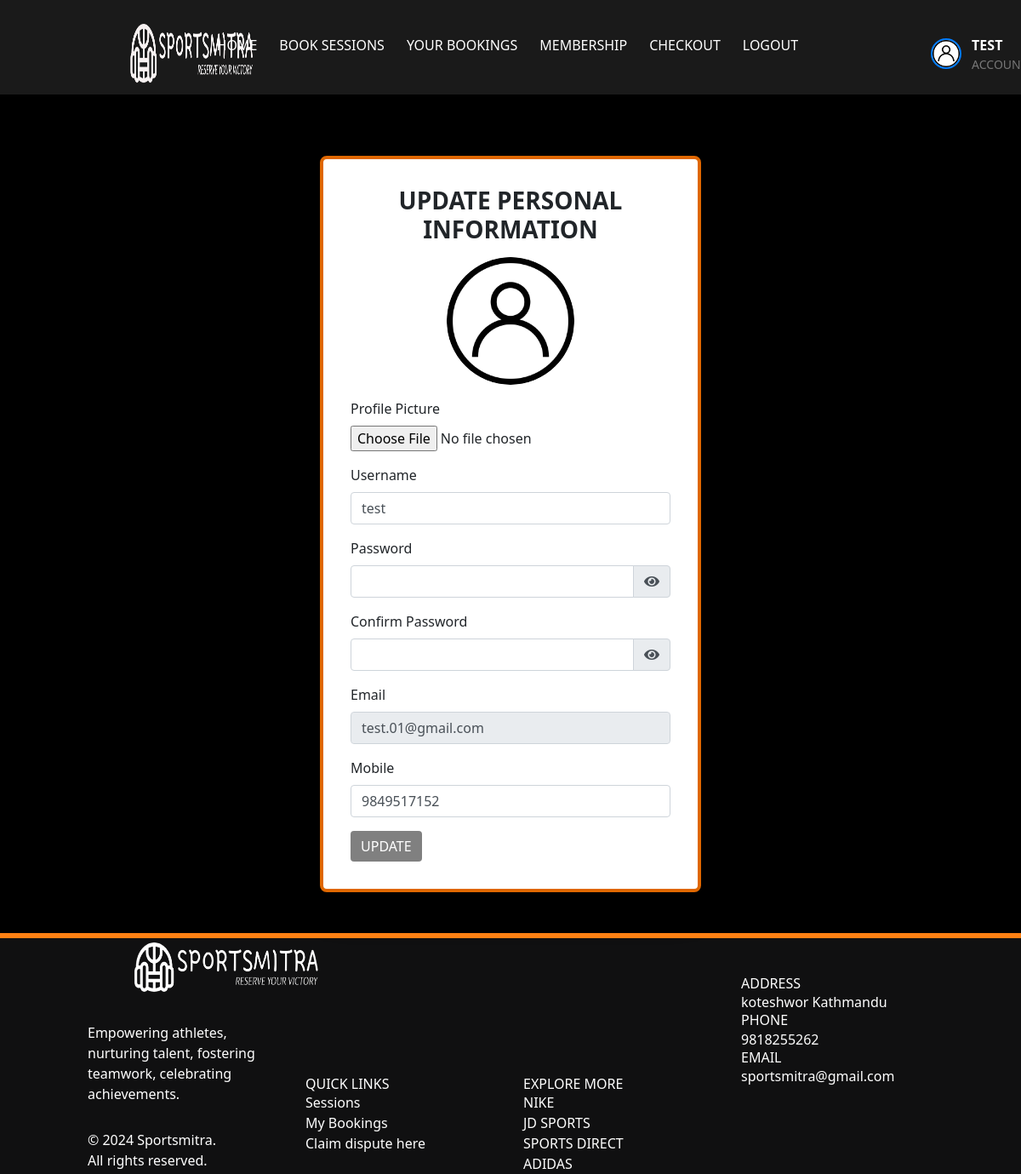
Page /update_user (signed in) on the committed database.
### app/models.py (models this page shows, shortened)
class UserAccount(UserMixin, db.Model):
    __tablename__ = 'UserAccount'
    id = db.Column(db.Integer, primary_key=True)
    User = db.Column(db.String(500), index=True)
    Email = db.Column(db.String(500), index=True, unique=True)
    Password = db.Column(db.String(500), index=True)
    Mobile = db.Column(db.String(120), index=True)
    verification_token = db.Column(db.String(1120), unique=True)
    verified = db.Column(db.Boolean, default=False)
    start_date = db.Column(db.Date, nullable=True)
    end_date = db.Column(db.Date, nullable=True)
    Member = db.Column(db.Boolean, default=False)
    member_type = db.Column(db.String(50))
    profile_picture = db.Column(
        db.String(255), nullable=True, default='../static/images/acc.jpg')
    roles = db.relationship("Role", secondary=user_role,
                            backref=db.backref("users", lazy="dynamic"))

### app/views.py (the view)
@app.route('/update_user', methods=['GET', 'POST'])
@login_required
def update_user():
    form = UpdateUserForm()
    if form.validate_on_submit():
        current_user.User = form.User.data
        current_user.set_password(form.password.data)
        current_user.Mobile = form.mobile.data
        if 'profile_picture' in request.files:
            file = request.files['profile_picture']
            if file.filename != '':
                filename = secure_filename(file.filename)
                file_path = os.path.join(app.config['UPLOAD_FOLDER'], filename)
                file.save(file_path)
                current_user.profile_picture = os.path.join(
                    'profile', filename)
        db.session.commit()
        flash('Your personal information has been updated', 'success')
        return redirect(url_for('update_user'))
    elif request.method == 'GET':
        form.User.data = current_user.User
        form.email.data = current_user.Email
        form.mobile.data = current_user.Mobile
    form.email.render_kw = {'readonly': True}
    return render_template('update_user.html', title='Update Personal Information', form=form, User=current_user)

### app/forms.py
class UpdateUserForm(FlaskForm):
    User = StringField('Username', validators=[
                       DataRequired(), Length(min=2, max=20)])
    password = PasswordField('Password', validators=[
                             DataRequired(), Length(min=6)])
    confirm_password = PasswordField('Confirm Password', validators=[
                                     DataRequired(), EqualTo('password')])
    email = StringField('Email', validators=[DataRequired(), Email()])
    mobile = StringField('Mobile', validators=[
                         DataRequired(), Length(min=10, max=15)])
    profile_picture = FileField('Profile Picture', validators=[
                                FileAllowed(['jpg', 'png', 'jpeg'])])
    submit = SubmitField('Update')

### app/views.py (called while the page is built)
@login_manager.user_loader
def load_user(id):
    return UserAccount.query.get(int(id))

### app/templates/update_user.html (shortened to what this page needs)
<!DOCTYPE html>
<html lang="en">
  <head>
    <link href="../static/css/animate.css" rel="stylesheet" />
    <link
      rel="stylesheet"
      href="../static/css/bootstrap.min.css"
      type="text/css"
    />
    <link rel="stylesheet" type="text/css" href="../static/css/style.css" />
    <link
      rel="stylesheet"
      href="https://cdn.jsdelivr.net/npm/tailwindcss@latest/dist/tailwind.min.css"
    />
    <link
      rel="stylesheet"
      href="https://cdnjs.cloudflare.com/ajax/libs/font-awesome/5.15.4/css/all.min.css"
    />
  </head>
  <body>
    <nav class="navbar navbar-expand-md navbar-dark">
      <div class="container" style="padding-top: 15px">
        <a class="navbar-brand mr-auto" href="/"
          ><img src="../static/images/nb.png" alt="Sportsmitra" class="logo"
        /></a>
        <div class="collapse navbar-collapse" id="collapsibleNavbar">
          <ul class="navbar-nav ml-auto">
            <li class="nav-item"><a class="nav-link" href="/user">Home</a></li>
            <li class="nav-item">
              <a class="nav-link" href="/lookup_venue">Book Sessions</a>
            </li>
            <li class="nav-item">
              <a class="nav-link" href="/my_bookings">Your Bookings</a>
            </li>
            <li class="nav-item">
              <a
                class="nav-link"
                href="{{ url_for('order_subscription', username=current_user.User) }}"
                >Membership</a
              >
            </li>
            <li class="nav-item">
              <a class="nav-link" href="/checkout_page">Checkout</a>
            </li>
            <li class="nav-item">
              <a class="nav-link" href="#" id="logout">Logout</a>
            </li>
            <li class="nav-item">
              <a
                class="nav-link"
                href="/update_user"
                style="
                  display: flex;
                  align-items: center;
                  margin-left: 130px;
                  text-decoration: none;
                  color: #333;
                "
              >
                <img
                  src="../static/images/acc.jpg"
                  alt="User Account"
                  style="
                    width: 36px;
                    height: 36px;
                    border-radius: 50%;
                    margin-right: 12px;
                    border: 2px solid #007bff;
                  "
                />
                <div>
                  <span
                    style="font-weight: bold; font-size: 16px; display: block"
                    >{{User.User}}</span
                  >
                  <span style="font-size: 14px; display: block; color: #777"
                    >Account</span
                  >
                </div>
              </a>
            </li>
          </ul>
        </div>
      </div>
    </nav>
    <br />
    <br />
    <br />
    <div class="w-full flex items-center justify-center px-4">
      <div class="max-w-md w-full">
        <div class="bg-white p-8 rounded-lg shadow-lg" style="border: 4px solid #df6700;">
          <b
            ><h1 class="h3 mb-3" style="text-align: center; font-weight: bold">
              UPDATE PERSONAL INFORMATION
            </h1></b
          >
          <div class="text-center mb-3">
            <div
              class="profile-picture"
              style="display: flex; justify-content: center"
            >
              {% if current_user.profile_picture %}
              <img
                id="profileImage"
                src="/static/{{ current_user.profile_picture }}"
                alt="Profile Picture"
                style="
                  border-radius: 50%;
                  object-fit: cover;
                  width: 150px;
                  height: 150px;
                "
              />
              {% endif %}
            </div>
          </div>
          <form
            id="myForm"
            action=""
            method="POST"
            enctype="multipart/form-data"
          >
            <div class="form-group" id="id_photo">
              {{ form.profile_picture.label }} {{
              form.profile_picture(class="form-control-file") }}
            </div>
            <div class="form-group">
              {{ form.User.label }} {{ form.User(class="form-control") }}
            </div>
            <div class="form-group">
              {{ form.password.label }}
              <div class="input-group">
                <input
                  type="password"
                  id="password"
                  class="form-control"
                  name="password"
                />
                <div class="input-group-append">
                  <span class="input-group-text">
                    <i class="fas fa-eye" id="togglePassword"></i>
                  </span>
                </div>
              </div>
            </div>
            <div class="form-group">
              {{ form.confirm_password.label }}
              <div class="input-group">
                <input
                  type="password"
                  id="confirm_password"
                  class="form-control"
                  name="confirm_password"
                />
                <div class="input-group-append">
                  <span class="input-group-text">
                    <i class="fas fa-eye" id="toggleConfirmPassword"></i>
                  </span>
                </div>
              </div>
            </div>
            <div class="form-group">
              {{ form.email.label }} {{ form.email(class="form-control") }}
            </div>
            <div class="form-group">
              {{ form.mobile.label }} {{ form.mobile(class="form-control") }}
            </div>
            <button class="btn btn-custom" type="submit">UPDATE</button>
            <br />
          </form>
        </div>
      </div>
    </div>
    <br />
    <br />
    <footer class="container-fluid">
      <div class="container">
        <div class="row">
          <div
            class="col-md-3 footer1 d-flex wow bounceInLeft"
            data-wow-delay=".25s"
          >
            <div class="d-flex flex-wrap align-content-center">
              <a href="#"
                ><img src="../static/images/fnb.png" alt="logo" class="logo"
              /></a>
              <p>
                Empowering athletes, nurturing talent, fostering teamwork,
                celebrating <br />
                achievements.
              </p>
              <p>&copy; 2024 Sportsmitra. <br />All rights reserved.<br /></p>
            </div>
          </div>
          <div
            class="col-md-3 footer2 wow bounceInUp"
            data-wow-delay=".25s"
            id="contact"
          >
            <br />
            <br />
            <br />
            <br />
            <br />
            <br />
            <br />
            <h5>QUICK LINKS</h5>
            <a href="/lookup_venue">Sessions</a><br />
            <a href="/my_bookings">My Bookings</a><br />
            <a href="/refund_form">Claim dispute here</a>
          </div>
          <div
            class="col-md-3 footer2 wow bounceInUp"
            data-wow-delay=".25s"
            id="contact"
          >
            <br />
            <br />
            <br />
            <br />
            <br />
            <br />
            <br />
            <h5>EXPLORE MORE</h5>
            <a href="https://www.nike.com"> NIKE </a><br />
            <a href="https://www.jdsports.com"> JD SPORTS </a><br />
            <a href="https://www.sportsdirect.com"> SPORTS DIRECT </a><br />
            <a href="https://www.adidas.co.uk"> ADIDAS </a><br />
          </div>
          <div class="col-md-3 footer3 wow bounceInRight" data-wow-delay=".25s">
            <h5>ADDRESS</h5>
            <p>koteshwor Kathmandu</p>
            <h5>PHONE</h5>
            <p>9818255262</p>
            <h5>EMAIL</h5>
            <p>sportsmitra@gmail.com</p>
          </div>
        </div>
      </div>
    </footer>
  </body>
</html>

### app/static/css/style.css (style rules this page uses)
body { font-family: "Lato", sans-serif; overflow: hidden; overflow-y: scroll; background-color: #000; }
body nav { background: rgba(255, 255, 255, 0.1); }
body nav .navbar-nav a { font-size: 16px; text-transform: uppercase; color: #fff !important; transition: all 0.3s; -webkit-transition: all 0.3s; -ms-transition: all 0.3s; -o-transition: all 0.3s; }
a, a:hover { color: #ff8013; }
footer { background: #101011; color: #fff; }
footer .footer1 p { margin-top: 30px; }
footer .footer3 { padding-top: 50px; }
footer::before { content: ""; position: absolute; border: 3px solid #ff8013; width: 100%; left: 0; }
.logo { height: 70px; width: auto; margin-left: 50px; margin-right: 50px; }
.btn-custom { background-color: grey; color: white; border: none; }
.nav-item { flex: 0 0 auto; margin-right: 10px; }

### rows in the picture
UserAccount: User "TEST", profile_picture (picture), User "test"
